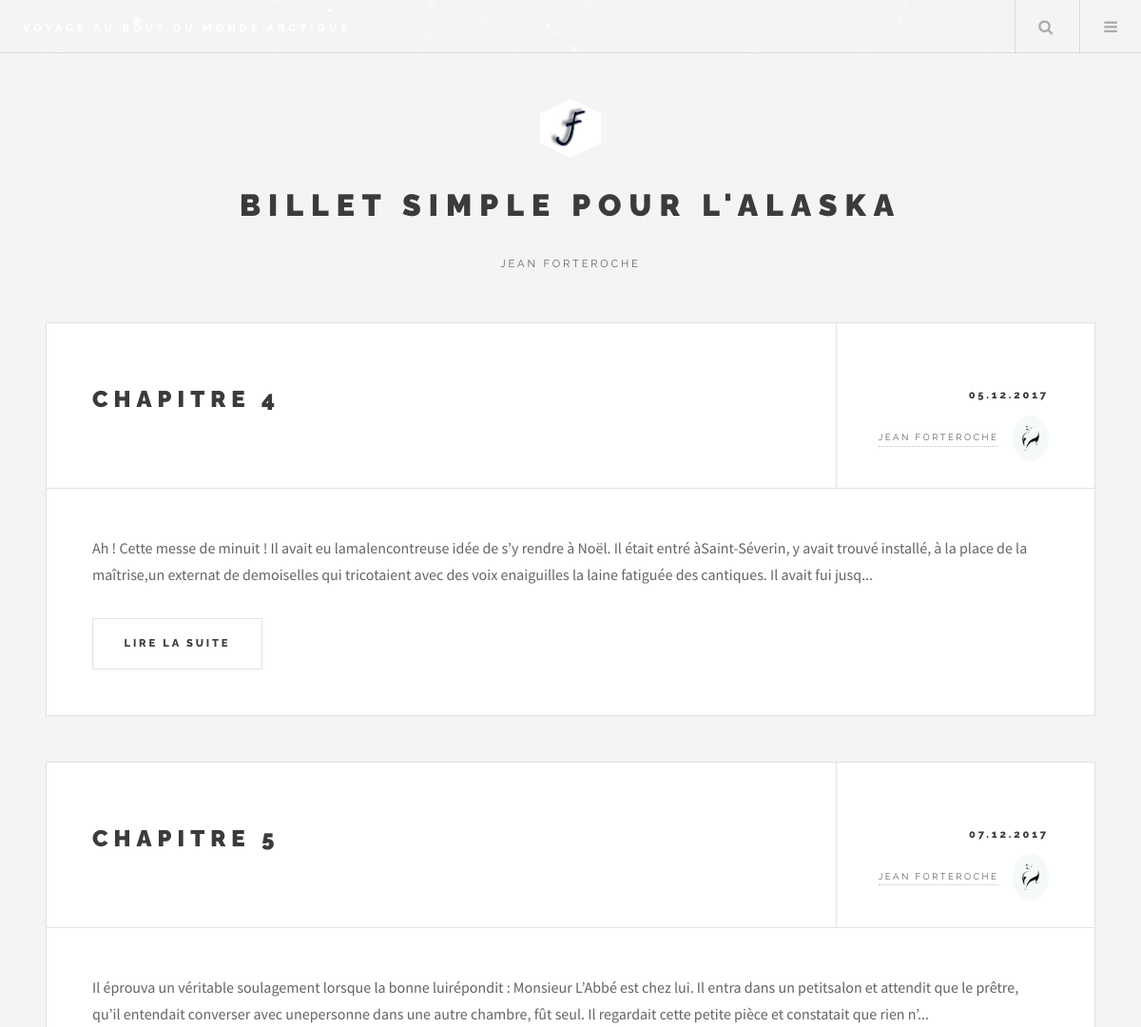
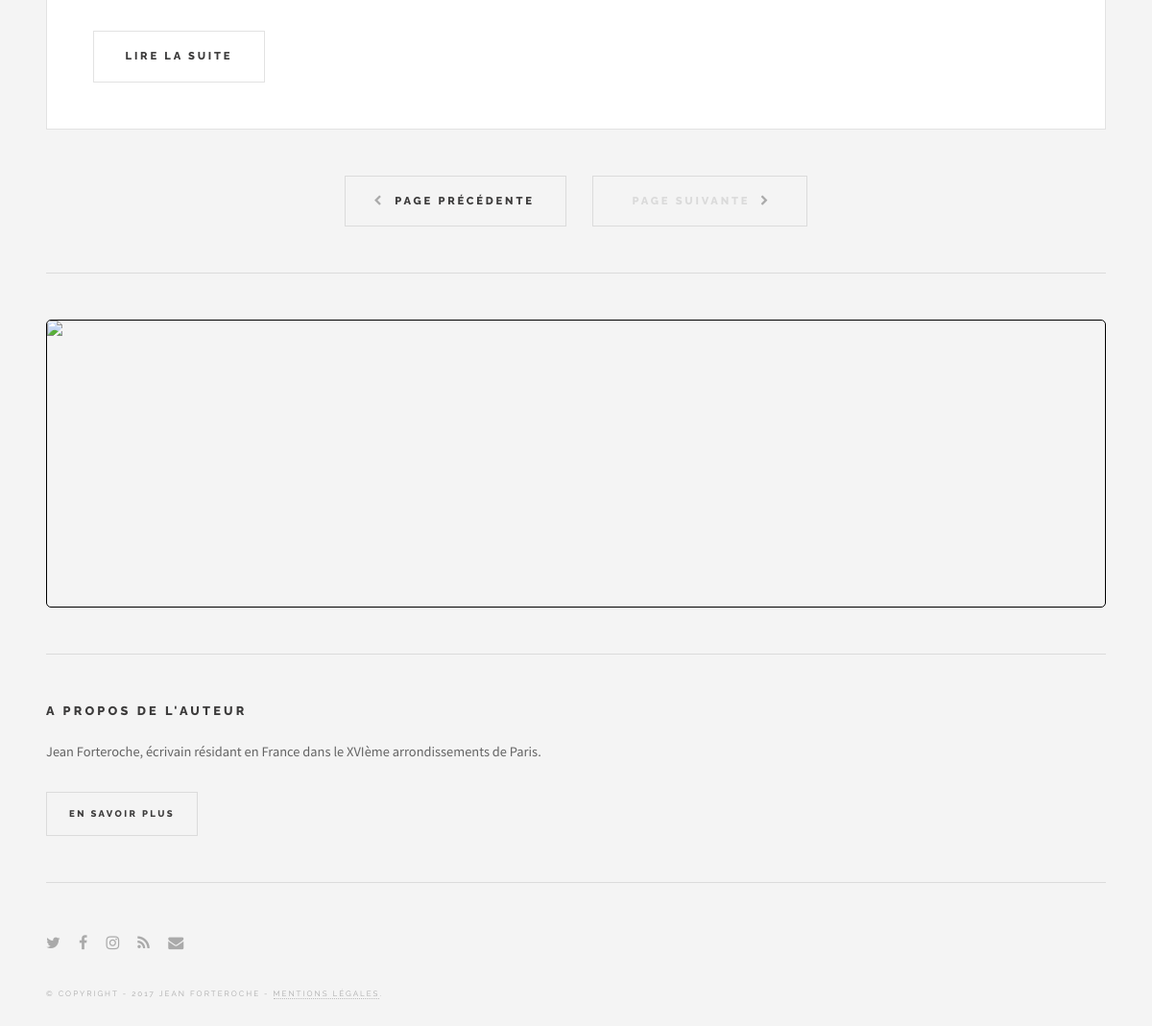
Screenshot of /index.php?frontend=listPosts&page=3 with the database file from the repository (2 pictures, top to bottom).
### tables this page shows
CREATE TABLE `posts` (
  `id` int(11) NOT NULL,
  `title` varchar(255) NOT NULL,
  `content` text NOT NULL,
  `post_date` datetime NOT NULL
);

### models/Manager.php (called while the page is built)
<?php
class Manager
{
    protected function dbConnect()
    {
        try {
            $db = new PDO('mysql:host=localhost;dbname=projet_3;charset=utf8','root','Commercy1411');
            return $db;
        } catch (\Exception $e) {
            die('Erreur :' . $e->getMessage());
        }
    }
}

### models/PostManager.php (called while the page is built, shortened)
<?php
class PostManager extends Manager
{
    private $db;
    public function __construct()
    {
        $this->db = $this->dbConnect();
    }
    public function count()
    {
        return $this->db->query('SELECT COUNT(*) FROM posts')->fetchColumn();
    }
    public function pagination($start, $nbr)
    {
        $posts = [];
        $req = $this->db->prepare('SELECT id, title, content, DATE_FORMAT(post_date, \'%d.%m.%Y\')AS postDate FROM posts LIMIT :start, :nbr');
        $req->bindValue(':start', $start, \PDO::PARAM_INT);
        $req->bindValue(':nbr', $nbr, \PDO::PARAM_INT);
        if (!$req->execute()) {
            throw new \Exception('Impossible de sélectionner les articles pour la pagination.');
        } else {
            while ($data = $req->fetch(\PDO::FETCH_ASSOC)) {
                $posts[] = new Post($data);
            }
            return $posts;
        }
    }
}

### models/Hydrating.php (called while the page is built, shortened)
<?php
abstract class Hydrating
{
    public function hydrate(array $data)
    {
        foreach ($data as $key => $value) {
            $method = 'set' . ucfirst($key);
        }
    }
}

### models/Post.php (called while the page is built, shortened)
<?php
class Post extends Hydrating
{
    private $id;
    private $title;
    private $content;
    private $postDate;
    public function getId()
    {
        return $this->id;
    }
    public function setId($id)
    {
        $id = (int) $id;
        if ($id > 0) {
            $this->id = $id;
        }
    }
    public function getTitle()
    {
        return $this->title;
    }
    public function setTitle($title)
    {
        $title = (string) $title;
        $this->title = $title;
    }
    public function getContent()
    {
        return $this->content;
    }
    public function setContent($content)
    {
        $content = (string) htmlspecialchars_decode($content);
        $this->content = $content;
    }
    public function getPostDate()
    {
        return $this->postDate;
    }
    public function setPostDate($date)
    {
        $date = (string) $date;
        $this->postDate = $date;
    }
}

### views/frontend/home.php (the view, shortened to what this page needs)
<?php
include('views/template/header.php'); ?>
        <div id="main">
            <?php foreach($posts as $post) {  ;?>
                <article class="post">
                    <header>
                        <div class="title">
                            <h2><a href="index.php?page=<?= $currentPage ;?>&amp;frontend=post&amp;id=<?=$post->getId() ;?>"><?= $post->getTitle() ;?></a></h2>
                        </div>
                        <div class="meta">
                            <time class="published" datetime="2017-12-01"><?= $post->getPostDate(); ?></time>
                            <a class="author" href="#"><span class="name">Jean Forteroche</span><img src="public/images/polaricone.png" alt="auteur" /></a>
                        </div>
                    </header>
                    <p><?= substr($post->getContent(), 0, 300) . '...' ;?></p>
                    <footer>
                        <ul class="actions">
                            <li><a href="index.php?frontend=post&amp;page=<?= $currentPage ?>&amp;id=<?= $post->getId() ?>" class="button big">Lire la suite</a></li>
                        </ul>
                    </footer>
                </article>
                <?php } ;?>
            <ul class="actions pagination">
                <?php if($currentPage == 1) { ;?>
                    <li><a href="index.php?frontend=listPosts&amp;page=<?= $currentPage - 1 ?>" class="disabled button big previous">Page précédente</a></li>
                <?php } else { ;?>
                    <li><a href="index.php?frontend=listPosts&amp;page=<?= $currentPage - 1 ?>" class="button big previous">Page précédente</a></li>
                <?php } ;?>
                <?php if($currentPage == $nbrPage) { ;?>
                    <li><a href="index.php?frontend=listPosts&amp;page=<?= $currentPage + 1 ?>" class="disabled button big next">Page Suivante</a></li>
                <?php } else { ;?>
                    <li><a href="index.php?frontend=listPosts&amp;page=<?= $currentPage + 1 ?>" class="button big next">Page Suivante</a></li>
                <?php } ;?>
            </ul>
        </div>
        <section id="sidebar">
            <section id="intro">
                <a href="" class="logo"><img src="public/images/logoForteroche.png" alt="logo JF" /></a>
                <header>
                    <h2>Billet simple pour l'Alaska</h2>
                    <p>Jean Forteroche </p>
                </header>
            </section>
            <div>
                <div id="slider">
                    <figure>
                        <img class="imgHome" alt="Alaska " src="public/images/andrew-ly-152153.jpg"/>
                    </figure>
                </div>
            </div>
            <section class="blurb">
                <h2>A propos de l'auteur</h2>
                <p>Jean Forteroche, écrivain résidant en France dans le XVIème arrondissements de Paris.</p>
                <ul class="actions">
                    <li><a href="#" class="button">En savoir plus</a></li>
                </ul>
            </section>
            <section id="footer">
                <ul class="icons">
                    <li><a href="#" class="fa-twitter"><span class="label">Twitter</span></a></li>
                    <li><a href="#" class="fa-facebook"><span class="label">Facebook</span></a></li>
                    <li><a href="#" class="fa-instagram"><span class="label">Instagram</span></a></li>
                    <li><a href="#" class="fa-rss"><span class="label">RSS</span></a></li>
                    <li><a href="index.php?frontend=contactForm" class="fa-envelope"><span class="label">Email</span></a></li>
                </ul>
                <p class="copyright">&copy; Copyright - 2017 Jean Forteroche - <a href="#">mentions légales</a>.</p>
            </section>
        </section>
</body>
</html>

### public/css/style.css (style rules this page uses)
.imgHome { border: solid 1px black; border-radius: 5px 5px; height: 300px; width: auto; }
body { margin: 0; }
div#slider { overflow: hidden; }
div#slider figure img { width: 20%; float: left; }
div#slider figure { position: relative; width: 500%; margin: 0; left: 0; text-align: left; font-size: 0; animation: 30s slidy infinite; }

### rows the page displays
posts: title "CHAPITRE 4", PostDate "05.12.2017", content "Ah ! Cette messe de minuit ! Il avait eu lamalencontreuse idée de s’y rendre à Noël. Il était entré àSaint-Séverin, y avait trouvé installé, à la place de la maîtrise,un externat de demoiselles qui tricotaient avec des voix enaiguilles la laine fatiguée des cantiques. Il avait fui jusq"
posts: title "CHAPITRE 5", PostDate "07.12.2017", content "Il éprouva un véritable soulagement lorsque la bonne luirépondit : Monsieur L’Abbé est chez lui. Il entra dans un petitsalon et attendit que le prêtre, qu’il entendait converser avec unepersonne dans une autre chambre, fût seul. Il regardait cette petite pièce et constatait que rien n’"
